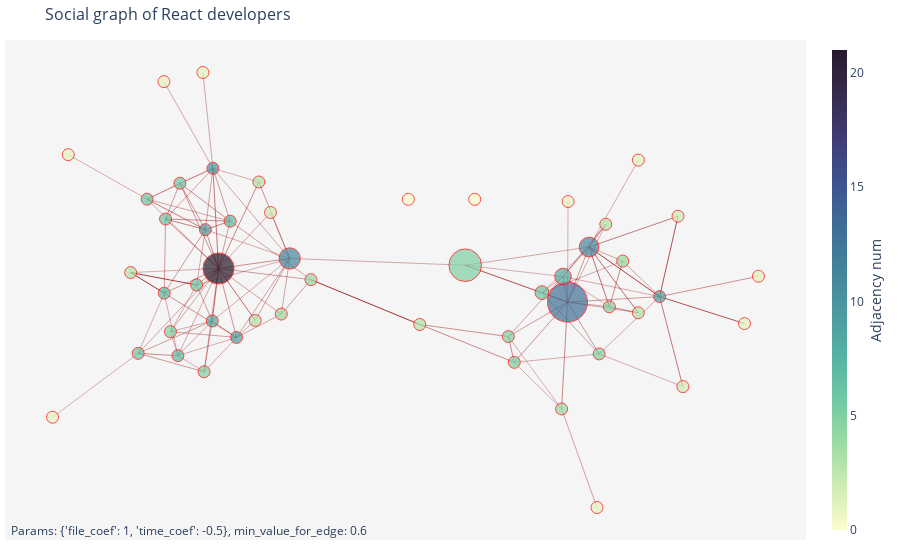

The notebook cell saved with this chart:
### Markdown cell above
### 5.3) Figure creating and rendering

### Code cell
fig = go.Figure(trace,
                layout=go.Layout(
                plot_bgcolor='whitesmoke',
                title='Social graph of React developers',
                titlefont_size=16,
                showlegend=False,
                margin=dict(b=20,l=5,r=5,t=40),
                annotations=[ dict(
                    text=f"Params: {weights_params}, min_value_for_edge: {min_value_for_edge}",
                    showarrow=False,
                    xref="paper", yref="paper",
                    x=0.005, y=-0.002 ) ],
                xaxis=dict(showgrid=False, zeroline=False, showticklabels=False),
                yaxis=dict(showgrid=False, zeroline=False, showticklabels=False)))

fig
